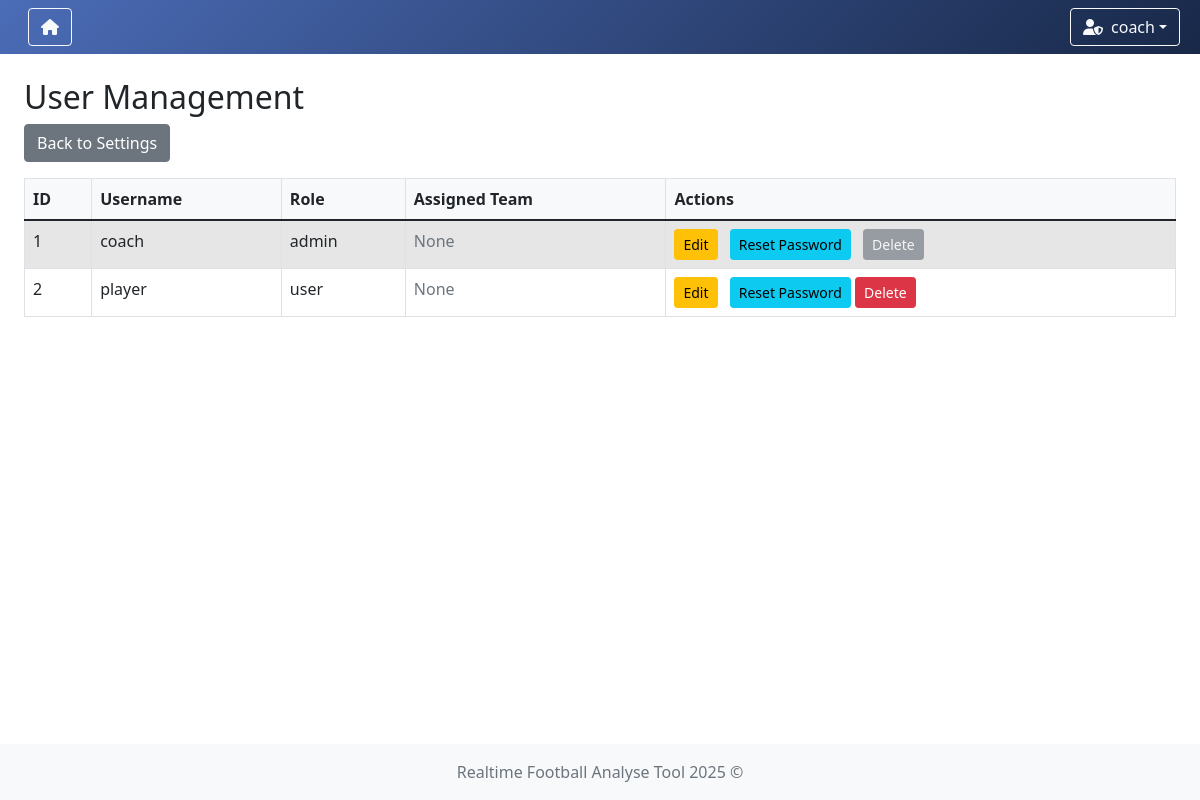
Page /users (signed in) on the earlier database version.
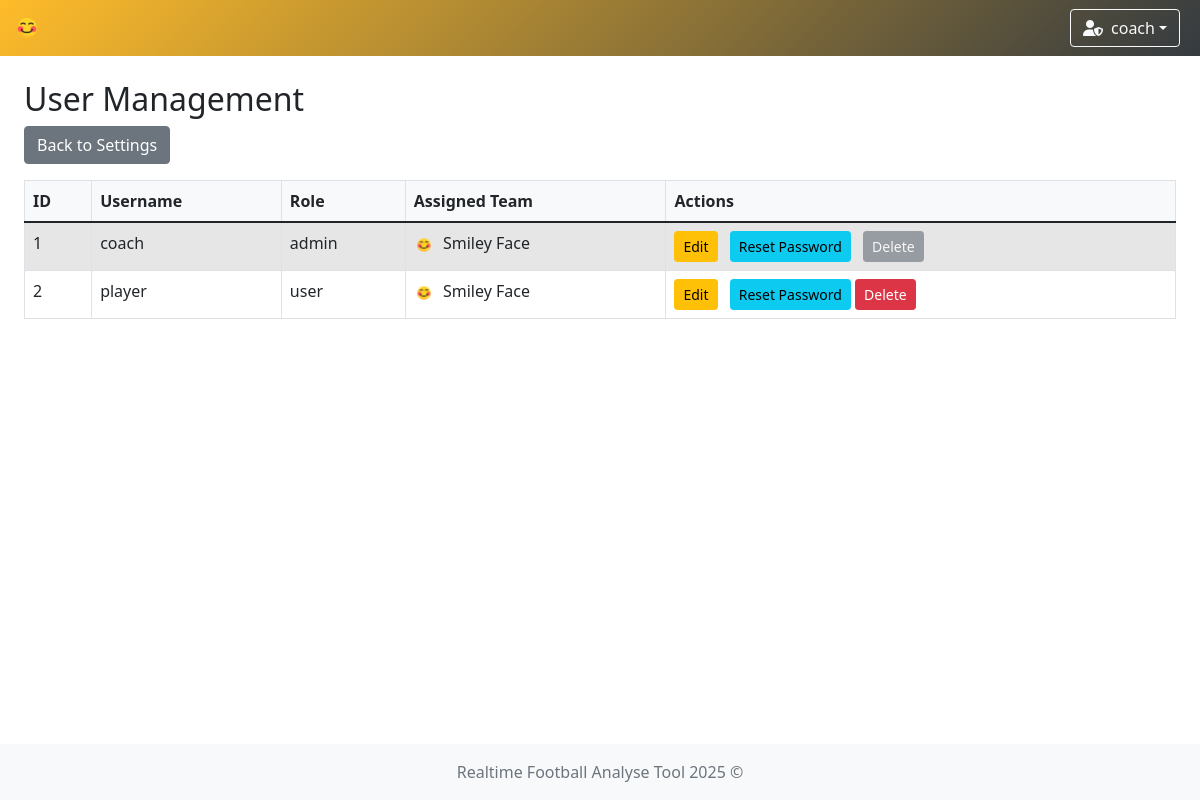
Same page on the later database version.
### app/models/user.py (models this page shows)
class UserModel(db.Model, UserMixin):
    __tablename__ = 'user'
    id = db.Column(db.Integer, primary_key=True)
    username = db.Column(db.String(80), unique=True, nullable=False)
    password = db.Column(db.String(120), nullable=False)
    role = db.Column(db.String(10), nullable=False, default='user')
    team_id = db.Column(db.Integer, db.ForeignKey('teams.id'))
    team = db.relationship('TeamModel', backref='users')

### app/models/team.py (models this page shows)
class TeamModel(db.Model):
    __tablename__ = 'teams'
    id = db.Column(db.Integer, primary_key=True)
    name = db.Column(db.String(100), nullable=False, unique=True)  # prevent duplicate team names
    icon = db.Column(db.String(300), nullable=False)  # longer path for future-proofing
    primary_color = db.Column(db.String(20), nullable=False)
    secondary_color = db.Column(db.String(20), nullable=False)

### app/controllers/user_management.py (the view)
    @login_required
    def user_list(self):
        users = UserModel.query.all()
        return render_template('user/user_list.html', users=users)

### app/controllers/user.py (called while the page is built)
    @staticmethod
    def load_user(user_id):
        return UserModel.query.get(int(user_id))

### run.py (called while the page is built)
    def _inject_context(self) -> None:
        @self.app.context_processor
        def inject_teams() -> dict:
            try:
                teams = TeamModel.query.all()
                return dict(teams=teams)
            except Exception as e:
                print(f"[!] Error injecting teams: {str(e)} ({type(e).__name__})")
                return dict(teams=[])

### app/templates/user/user_list.html (shortened to what this page needs)
{% extends "system/base.html" %}
{% block content %}
<h2>User Management</h2>
<a href="{{ url_for('settings') }}" class="btn btn-secondary mb-3">Back to Settings</a>
<div class="table-responsive">
    <table class="table table-striped table-bordered">
        <thead>
            <tr>
                <th>ID</th>
                <th>Username</th>
                <th>Role</th>
                <th>Assigned Team</th>
                <th>Actions</th>
            </tr>
        </thead>
        <tbody>
            {% for user in users %}
            <tr>
                <td>{{ user.id }}</td>
                <td>{{ user.username }}</td>
                <td>{{ user.role }}</td>
                <td>
                    {% if user.team %}
                        <img src="{{ user.team.icon }}" alt="{{ user.team.name }} icon" style="height:20px; margin-right:5px;">
                        {{ user.team.name }}
                    {% else %}
                        <span class="text-muted">None</span>
                    {% endif %}
                </td>
                <td>
                    {% if current_user.role == 'admin' %}
                        {% if current_user.id == user.id %}
                            <a href="{{ url_for('edit_user', user_id=user.id) }}" class="btn btn-sm btn-warning">Edit</a>
                            <a href="{{ url_for('reset_password', user_id=user.id) }}" class="btn btn-sm btn-info">Reset Password</a>
                            <button class="btn btn-sm btn-secondary" disabled>Delete</button>
                        {% else %}
                            <a href="{{ url_for('edit_user', user_id=user.id) }}" class="btn btn-sm btn-warning">Edit</a>
                            <a href="{{ url_for('reset_password', user_id=user.id) }}" class="btn btn-sm btn-info">Reset Password</a>
                            <form action="{{ url_for('delete_user', user_id=user.id) }}" method="POST" class="d-inline">
                                <button type="submit" class="btn btn-sm btn-danger" onclick="return confirm('Delete this user?')">Delete</button>
                            </form>
                        {% endif %}
                    {% endif %}
                </td>
            </tr>
            {% endfor %}
        </tbody>
    </table>
</div>
{% endblock %}

### app/templates/system/base.html (shortened to what this page needs)
<!DOCTYPE html>
<html lang="en">
<head>
    <link href="https://cdn.jsdelivr.net/npm/bootstrap@5.1.3/dist/css/bootstrap.min.css" rel="stylesheet"/>
    <link rel="stylesheet" href="https://cdn.jsdelivr.net/npm/bootstrap-icons@1.11.3/font/bootstrap-icons.css"/>
    <link rel="stylesheet" href="https://cdnjs.cloudflare.com/ajax/libs/font-awesome/6.5.0/css/all.min.css"/>
    <link rel="stylesheet" href="https://cdn.datatables.net/1.13.6/css/dataTables.bootstrap5.min.css"/>
    <link rel="stylesheet" href="{{ url_for('static', filename='styles.css') }}"/>
</head>
<body class="{% block body_class %}{% endblock %}">
{% if current_user.is_authenticated %}
    <nav class="navbar navbar-expand-lg navbar-dark"
         style="
         {% if session.team_id %}
             {% for team in teams %}
                 {% if team.id == session.team_id %}
                     background: linear-gradient(135deg, {{ team.secondary_color }}, #343a40);
                 {% endif %}
             {% endfor %}
         {% else %}
             background: linear-gradient(135deg, #4b6cb7, #182848);
         {% endif %}
         ">
        <div class="container-fluid position-relative">
            <a class="navbar-brand d-flex align-items-center" href="{{ url_for('index') }}">
                {% if session.team_id %}
                    {% for team in teams %}
                        {% if team.id == session.team_id %}
                            <img class="team-logo" src="{{ team.icon }}" alt="{{ team.name }} logo"
                                 style="height:30px; margin-right:8px;"/>
                        {% endif %}
                    {% endfor %}
                {% else %}
                    <a href="{{ url_for('game_options') }}" class="btn btn-outline-light me-2" title="Home">
                        <i class="fas fa-home"></i>
                    </a>
                {% endif %}
            </a>
            <div class="ms-auto d-flex align-items-center">
                <div class="dropdown me-2">
                    <button class="btn btn-outline-light dropdown-toggle d-flex align-items-center" type="button"
                            id="userDropdown" data-bs-toggle="dropdown" aria-expanded="false">
                        {% if current_user.role == 'admin' %}
                            <i class="fas fa-user-shield me-2"></i>
                        {% else %}
                            <i class="fas fa-user me-2"></i>
                        {% endif %}
                        {{ current_user.username }}
                    </button>
                </div>
            </div>
        </div>
    </nav>
{% endif %}
<div class="content-wrapper">
    <div class="container-fluid mt-4 px-4">
        <div id="toast-container" class="toast-container position-fixed bottom-0 end-0 p-3" style="z-index: 1100;">
        </div>
        {% block content %}{% endblock %}
    </div>
</div>
<footer class="footer mt-auto py-3 bg-light">
    <div class="container text-center">
        <span class="text-muted">Realtime Football Analyse Tool 2025 ©</span>
    </div>
</footer>
</body>
</html>

Differences in the rows shown:
now on this page (row unchanged): TeamModel: icon (picture)
changed UserModel "coach": team.name (not shown) → "Smiley Face"; no longer shows "None"
changed UserModel "player": team.name (not shown) → "Smiley Face"; no longer shows "None"
